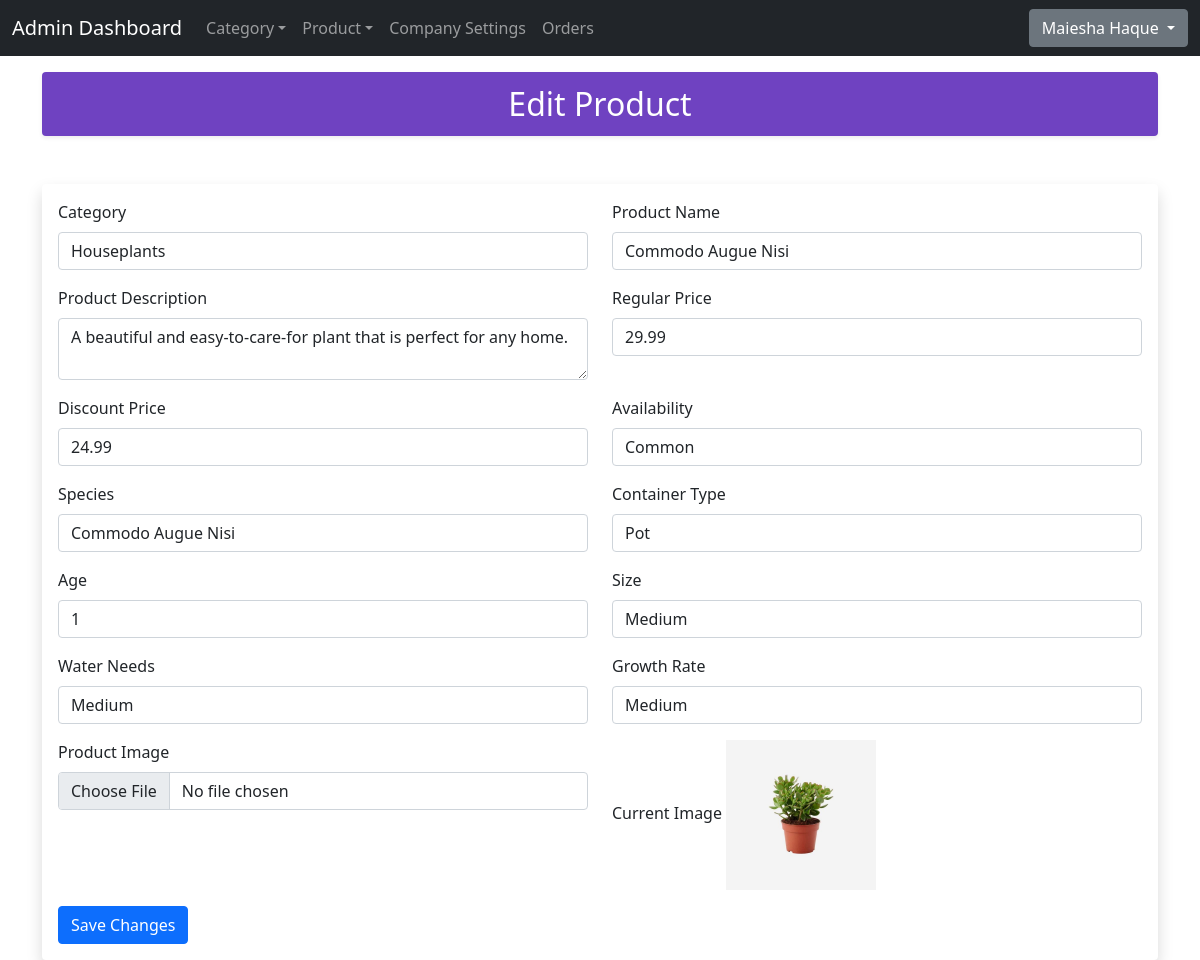
The app's page /admin/product_edit.php?id=1 (signed in) with its own data.
### tables this page shows
CREATE TABLE `products` (
  `id` int(11) NOT NULL,
  `name` varchar(255) NOT NULL,
  `description` varchar(255) NOT NULL,
  `regular_price` double NOT NULL,
  `discount_price` double NOT NULL,
  `image_location` varchar(255) NOT NULL,
  `species` varchar(255) NOT NULL,
  `size` varchar(100) NOT NULL,
  `age` int(11) NOT NULL,
  `growth_rate` varchar(100) NOT NULL,
  `water_needs` varchar(255) NOT NULL,
  `availability` varchar(255) NOT NULL,
  `container_type` varchar(255) NOT NULL,
  `category_id` int(11) NOT NULL
);

### db.php (called while the page is built, shortened)
<?php
    function db_connect(){
        $db_host = "localhost:3308";
        $db_user = "root";
        $db_pass = "";
        $db_name = "tree_life_shop";
        return mysqli_connect($db_host, $db_user, $db_pass, $db_name);
    }
?>

### admin/product_edit.php (the view, shortened to what this page needs)
<?php
    require_once '../db.php';
    require_once 'header.php';
    if (isset($_GET['id'])) {
        $productId = $_GET['id'];
        $product_query = "SELECT p.id, p.name, p.description, p.regular_price, p.discount_price, p.image_location, p.species, p.size, p.age, p.growth_rate, p.water_needs, p.availability, p.container_type, c.name AS category_name
                            FROM products p
                            JOIN category c ON p.category_id = c.id
                            WHERE p.id = $productId";
        $product_result = mysqli_query(db_connect(), $product_query);
        $product = mysqli_fetch_assoc($product_result);
    } else {
        $_SESSION['error'] = "Product ID not provided!";
        header('location: product_list.php');
    }
?>
<div class="d-flex align-items-center justify-content-center p-3 my-3 text-white bg-purple rounded shadow-sm">
    <div class="lh-1">
        <h1 class="h2 mb-0 text-white lh-1">Edit Product</h1>
    </div>
</div>
<div class="mt-5 p-3 bg-body rounded shadow">
    <form action="product_edit_post.php" method="post" enctype="multipart/form-data">
        <div class="row">
            <div class="col-md-6 mb-3">
                <label class="form-label" for="category">Category</label>
                <select name="category" class="form-control" id="category">
                    <?php
                        $categories_query = "SELECT id, name FROM category";
                        $categories_result = mysqli_query(db_connect(), $categories_query);
                        while ($category = mysqli_fetch_assoc($categories_result)) {
                            $selected = ($product['category_name'] === $category['name']) ? 'selected' : '';
                            echo "<option value='{$category['id']}' $selected>{$category['name']}</option>";
                        }
                    ?>
                </select>
            </div>
            <div class="col-md-6 mb-3">
                <label class="form-label" for="productName">Product Name</label>
                <input type="text" name="productName" class="form-control" value="<?= $product['name'] ?>">
            </div>
        </div>
        <div class="row">
            <div class="col-md-6 mb-3">
                <label class="form-label" for="productDescription">Product Description</label>
                <textarea name="productDescription" class="form-control" id="productDescription"><?= $product['description'] ?></textarea>
            </div>
            <div class="col-md-6 mb-3">
                <label class="form-label" for="regularPrice">Regular Price</label>
                <input type="text" name="regularPrice" class="form-control" value="<?= $product['regular_price'] ?>">
            </div>
        </div>
        <div class="row">
            <div class="col-md-6 mb-3">
                <label class="form-label" for="discountPrice">Discount Price</label>
                <input type="text" name="discountPrice" class="form-control" value="<?= $product['discount_price'] ?>">
            </div>
            <div class="col-md-6 mb-3">
                <label class="form-label" for="availability">Availability</label>
                <select name="availability" class="form-control" id="availability">
                    <option value="common" <?= ($product['availability'] === 'Common') ? 'selected' : '' ?>>Common</option>
                </select>
            </div>
        </div>
        <div class="row">
            <div class="col-md-6 mb-3">
                <label class="form-label" for="species">Species</label>
                <input type="text" name="species" class="form-control" value="<?= $product['species'] ?>">
            </div>
            <div class="col-md-6 mb-3">
                <label class="form-label" for="containerType">Container Type</label>
                <input type="text" name="containerType" class="form-control" value="<?= $product['container_type'] ?>">
            </div>
        </div>
        <div class="row">
            <div class="col-md-6 mb-3">
                <label class="form-label" for="age">Age</label>
                <input type="number" name="age" class="form-control" value="<?= $product['age'] ?>">
            </div>
            <div class="col-md-6 mb-3">
                <label class="form-label" for="size">Size</label>
                <select name="size" class="form-control" id="size">
                    <option value="Medium" <?= ($product['size'] === 'Medium') ? 'selected' : '' ?>>Medium</option>
                </select>
            </div>
        </div>
        <div class="row">
            <div class="col-md-6 mb-3">
                <label class="form-label" for="waterNeeds">Water Needs</label>
                <select name="waterNeeds" class="form-control" id="waterNeeds">
                    <option value="Medium" <?= ($product['water_needs'] === 'Medium') ? 'selected' : '' ?>>Medium</option>
                </select>
            </div>
            <div class="col-md-6 mb-3">
                <label class="form-label" for="growthRate">Growth Rate</label>
                <select name="growthRate" class="form-control" id="growthRate">
                    <option value="Medium" <?= ($product['growth_rate'] === 'Medium') ? 'selected' : '' ?>>Medium</option>
                </select>
            </div>
        </div>
        <div class="row">
            <div class="col-md-6 mb-3">
                <label class="form-label" for="productImage">Product Image</label>
                <input type="file" name="productImage" class="form-control" id="productImage">
            </div>
            <div class="col-md-6 mb-3">
                <label class="form-label">Current Image</label>
                <img src="../<?= $product['image_location'] ?>" alt="Product Image" width="150">
            </div>
        </div>
        <div class="login_submit">
            <button class="btn btn-primary rounded" type="submit" name="submit">Save Changes</button>
        </div>
    </form>
</div>
<?php require_once 'footer.php'; ?>

### assets/css/offcanvas-navbar.css (style rules this page uses)
html, body { overflow-x: hidden; }
body { padding-top: 56px; }
.bg-purple { background-color: #6f42c1; }

### records on screen
products: productName "Commodo Augue Nisi", productDescription "A beautiful and easy-to-care-for plant that is perfect for any home.", regularPrice "29.99", discountPrice "24.99", availability "Common", species "Commodo Augue Nisi", containerType "Pot", age "1", size "Medium", waterNeeds "Medium", growthRate "Medium", image_location (picture)

### other values on screen
$_SESSION['user']['f_name'] "Maiesha Haque"
form field category "Houseplants"
